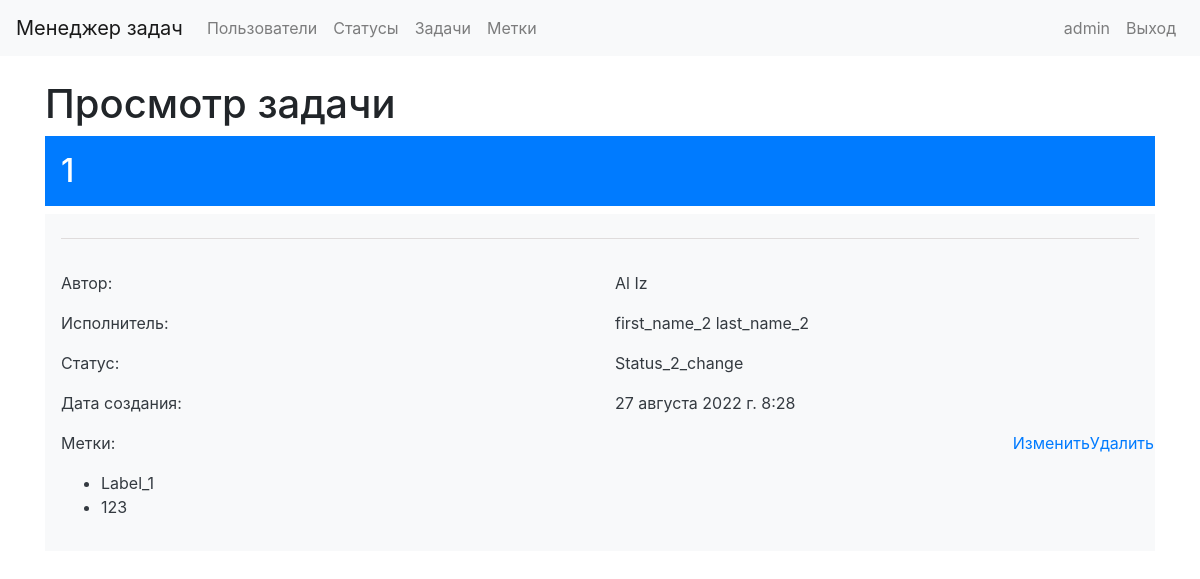
Screenshot of /tasks/9/ (signed in) with the database file from the repository.
### task_manager/models.py (models this page shows, shortened)
class Task(models.Model):
    author = models.ForeignKey(User, on_delete=models.PROTECT, related_name="author")
    name = models.CharField(max_length=150, unique=True)
    description = models.TextField(max_length=500, blank=True, null=True)
    status = models.ForeignKey(Status, on_delete=models.PROTECT)
    executor = models.ForeignKey(
        User, on_delete=models.PROTECT,
        blank=True,
        null=True,
        related_name="tasks")
    labels = models.ManyToManyField("Label", through="AttachLabelToTask", blank=True)
    time_create = models.DateTimeField(auto_now_add=True)

class Status(models.Model):
    name = models.CharField(max_length=100, unique=True)
    time_create = models.DateTimeField(auto_now_add=True)
    def __str__(self):
        return self.name

class Label(models.Model):
    name = models.CharField(max_length=100, unique=True)
    time_create = models.DateTimeField(auto_now_add=True)

### task_manager/views.py (the view)
# urls.py: path('tasks/<int:pk>/', views.TaskDetail.as_view(), name='tasks_detail'),
class TaskDetail(MyLoginRequiredMixin, DetailView):
    model = Task
    template_name = 'tasks_detail.html'
    context_object_name = 'task_detail'

### task_manager/mixins.py (called while the page is built)
    def dispatch(self, request, *args, **kwargs):
        if not request.user.is_authenticated:
            messages.error(request, _("Вы не авторизованы! Пожалуйста, выполните вход."))
            return redirect('user_login')
        return super().dispatch(request, *args, **kwargs)

### task_manager/templates/tasks_detail.html (shortened to what this page needs)
{% extends 'base.html' %}
{% load i18n %}
{% block content %}
    <div class="container">
        <br>
        <h1>Просмотр задачи</h1>
        <h2 class="p-3 mb-2 bg-primary text-white">{{ task_detail.name }}</h2>
        <div class="p-3 mb-2 bg-light text-dark">
            <div class="dropdown-divider" style="border-color: rgb(223, 220, 220)"></div>
            <br>
            <div class="row">
            <div class="col">
                <p>{% translate "Автор" %}:</p>
            </div>
            <div class="col">
                <p>{{ task_detail.author.first_name }} {{ task_detail.author.last_name }}</p>
            </div>
            </div>
            <div class="row">
                <div class="col">
                <p>{% translate "Исполнитель" %}:</p>
                </div>
                <div class="col">
                <p>{{ task_detail.executor.first_name }} {{ task_detail.executor.last_name }}</p>
                </div>
            </div>
            <div class="row">
                <div class="col">
                <p>{% translate "Статус" %}:</p>
                </div>
                <div class="col">
                <p>{{ task_detail.status }}</p>
                </div>
            </div>
            <div class="row">
                <div class="col">
                <p>{% translate "Дата создания" %}:</p>
                </div>
                <div class="col">
                <p>{{ task_detail.time_create }}</p>
                </div>
            </div>
            <div class="row">
                <div class="col">
                <p>{% translate "Метки" %}:</p>
                <ul>
                    {% for l in task_detail.labels.all %}
                    <li> {{ l.name }} </li>
                    {% endfor %}
                </ul>
            </div>
            <br>
            <a href="{% url 'tasks_update' pk=task_detail.id %}">{% translate "Изменить" %}</a>
            <a href="{% url 'tasks_delete' pk=task_detail.id %}">{% translate "Удалить" %}</a>
        </div>
    </div>
{% endblock %}

### task_manager/templates/base.html (shortened to what this page needs)
{% load i18n %}
{% load bootstrap4 %}
{% bootstrap_css %}
{% block bootstrap4_content %}
    <nav class="navbar navbar-expand-lg navbar-light bg-light">
        <a class="navbar-brand" href="{% url 'home' %}">{% translate "Менеджер задач" %}</a>
        <div class="collapse navbar-collapse" id="navbarSupportedContent">
            <ul class="navbar-nav mr-auto">
                <li class="nav-item">
                    <a class="nav-link" href="{% url 'users_list' %}">{% translate "Пользователи" %}</a>
                </li>
                {% if request.user.is_authenticated %}
                <li class="nav-item">
                    <a class="nav-link" href="{% url 'statuses_list' %}">{% translate "Статусы" %}</a>
                </li>
                <li class="nav-item">
                    <a class="nav-link" href="{% url 'tasks_list' %}">{% translate "Задачи" %}</a>
                </li>
                <li class="nav-item">
                    <a class="nav-link" href="{% url 'labels_list' %}">{% translate "Метки" %}</a>
                </li>
                {% endif %}
            </ul>
            <ul class="navbar-nav">
                {% if request.user.is_authenticated %}
                <li class="nav-item">
                    <a class="nav-link" href="{% url 'users_update' pk=request.user.id %}">{{user.username}}</a>
                </li>
                <li class="nav-item">
                    <a class="nav-link" href="{% url 'user_logout' %}">{% translate "Выход" %}</a>
                </li>
                {% endif %}
            </ul>
        </div>
    </nav>
{% endblock %}
{% block content %}
{% endblock %}

### rows the page displays
Task: name "1", author.first_name "Al", author.last_name "Iz", executor.first_name "first_name_2", executor.last_name "last_name_2", status "Status_2_change", time_create "27 августа 2022 г. 8:28"
Label: name "Label_1"
Label: name "123"

### other values shown
{{ user.username }} "admin"
